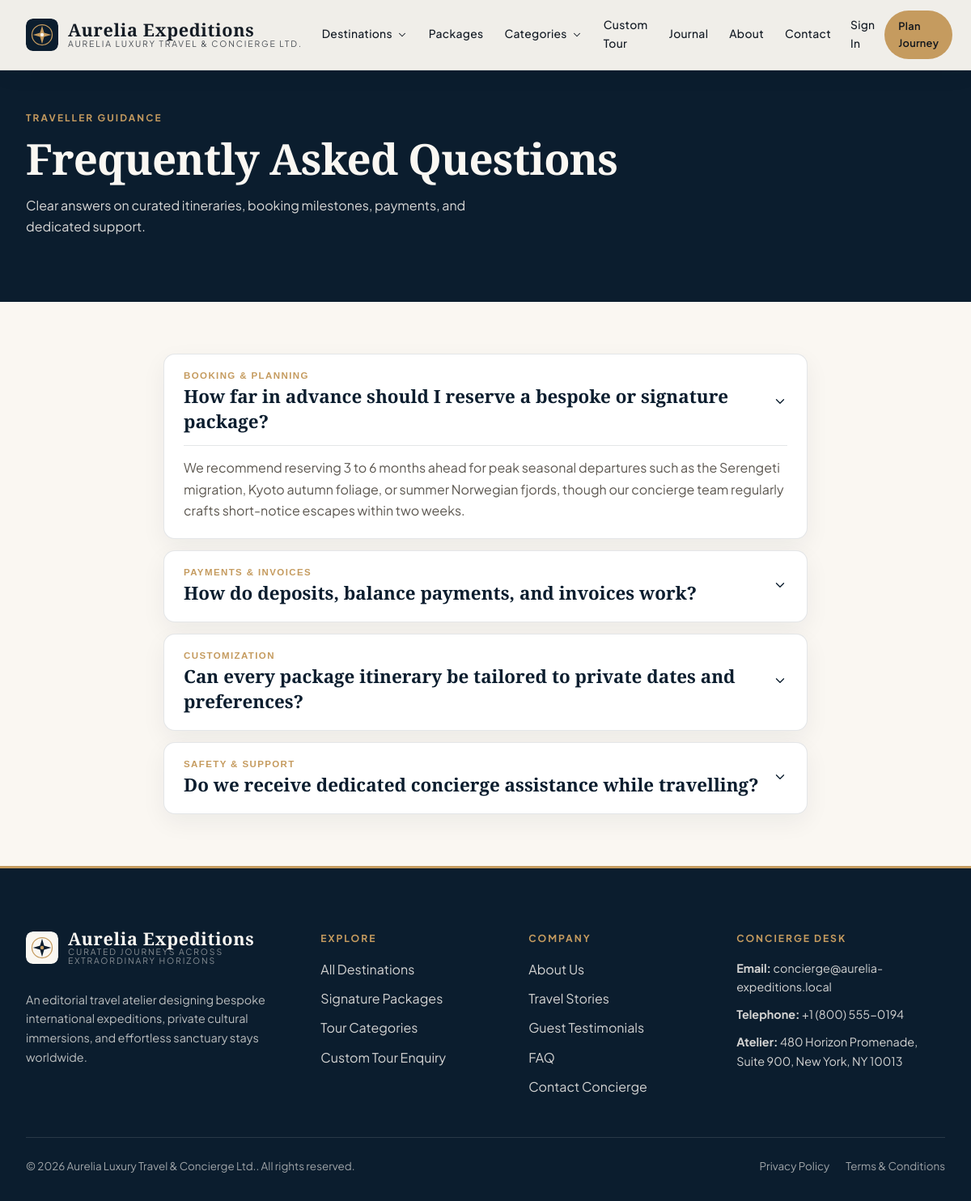
Page /faq on the committed database.
### tables this page shows
CREATE TABLE `website_menus` (
  `id` INT UNSIGNED NOT NULL AUTO_INCREMENT,
  `location` ENUM('header','footer_explore','footer_company','footer_legal') NOT NULL DEFAULT 'header',
  `parent_id` INT UNSIGNED NULL,
  `label` VARCHAR(80) NOT NULL,
  `url` VARCHAR(255) NOT NULL,
  `sort_order` INT NOT NULL DEFAULT 0,
  `is_active` TINYINT(1) NOT NULL DEFAULT 1,
  `open_new_tab` TINYINT(1) NOT NULL DEFAULT 0,
  `created_at` TIMESTAMP NOT NULL DEFAULT CURRENT_TIMESTAMP,
  `updated_at` TIMESTAMP NOT NULL DEFAULT CURRENT_TIMESTAMP ON UPDATE CURRENT_TIMESTAMP,
  PRIMARY KEY (`id`),
  CONSTRAINT `fk_menu_parent` FOREIGN KEY (`parent_id`) REFERENCES `website_menus` (`id`) ON DELETE CASCADE
);

CREATE TABLE `faqs` (
  `id` INT UNSIGNED NOT NULL AUTO_INCREMENT,
  `category` VARCHAR(80) NOT NULL DEFAULT 'General',
  `question` VARCHAR(255) NOT NULL,
  `answer` TEXT NOT NULL,
  `sort_order` INT NOT NULL DEFAULT 0,
  `is_active` TINYINT(1) NOT NULL DEFAULT 1,
  `created_at` TIMESTAMP NOT NULL DEFAULT CURRENT_TIMESTAMP,
  `updated_at` TIMESTAMP NOT NULL DEFAULT CURRENT_TIMESTAMP ON UPDATE CURRENT_TIMESTAMP,
  PRIMARY KEY (`id`)
);

### views/frontend/faq.php (the view)
<section class="page-hero">
    <div class="container-editorial">
        <span class="section-eyebrow">Traveller Guidance</span>
        <h1>Frequently Asked Questions</h1>
        <p style="max-width:600px;opacity:0.86;">Clear answers on curated itineraries, booking milestones, payments, and dedicated support.</p>
    </div>
</section>
<section class="section-pad-sm">
    <div class="container-editorial" style="max-width:860px;">
        <div style="display:flex;flex-direction:column;gap:14px;">
            <?php foreach ($faqs as $idx => $faq): ?>
                <div class="surface-card" style="padding:20px 24px;">
                    <button type="button" data-faq-trigger aria-expanded="<?= $idx === 0 ? 'true' : 'false' ?>"
                            style="width:100%;background:none;border:none;text-align:left;cursor:pointer;display:flex;justify-content:space-between;align-items:center;gap:16px;padding:0;">
                        <div>
                            <small style="display:block;font-size:0.72rem;text-transform:uppercase;letter-spacing:0.12em;color:var(--brand-accent);font-weight:700;margin-bottom:4px;"><?= e($faq['category']) ?></small>
                            <strong style="font-family:var(--font-display);font-size:1.4rem;color:var(--brand-primary);"><?= e($faq['question']) ?></strong>
                        </div>
                        <span style="color:var(--brand-primary);"><?= svg_icon('chevron-down', 18) ?></span>
                    </button>
                    <div style="<?= $idx === 0 ? 'display:block;' : 'display:none;' ?>margin-top:14px;padding-top:14px;border-top:1px solid var(--border-hairline);color:var(--ink-muted);">
                        <?= nl2br(e($faq['answer'])) ?>
                    </div>
                </div>
            <?php endforeach; ?>
        </div>
    </div>
</section>

### views/partials/icons.php (shortened to what the rows shown need)
<?php
function svg_icon(string $name, int $size = 18, string $class = ''): string
{
    $attrs = sprintf('width="%d" height="%d" viewBox="0 0 24 24" fill="none" stroke="currentColor" stroke-width="1.8" stroke-linecap="round" stroke-linejoin="round" class="icon-svg %s"', $size, $size, e($class));
    return "<svg {$attrs}>{$paths}</svg>";
}

### core/Router.php (shortened to what the rows shown need)
<?php
class Router
{
    private array $routes = [];
    public function addRoute(string $method, string $path, callable|array $handler, array $middleware = []): void
    {
        $normalized = '/' . trim($path, '/');
        if ($normalized !== '/') {
            $normalized = rtrim($normalized, '/');
        }
        $pattern = preg_replace('#\{([a-zA-Z_][a-zA-Z0-9_]*)\}#', '(?P<$1>[^/]+)', $normalized);
        $regex = '#^' . $pattern . '$#';
        $this->routes[] = [
            'method' => strtoupper($method),
            'path' => $normalized,
            'regex' => $regex,
            'handler' => $handler,
            'middleware' => $middleware,
        ];
    }
    public function dispatch(string $requestUri, string $requestMethod): void
    {
        $path = parse_url($requestUri, PHP_URL_PATH) ?? '/';
        $basePath = base_path();
        if ($basePath !== '' && str_starts_with($path, $basePath)) {
            $path = substr($path, strlen($basePath));
        }
        $path = '/' . trim($path, '/');
        if ($path !== '/') {
            $path = rtrim($path, '/');
        }
        $method = strtoupper($requestMethod);
        foreach ($this->routes as $route) {
            if ($route['method'] !== $method) {
                continue;
            }
            if (preg_match($route['regex'], $path, $matches)) {
                $params = [];
                $handler = $route['handler'];
                if (is_array($handler)) {
                    [$controllerClass, $action] = $handler;
                    $controller = new $controllerClass();
                    $controller->$action($params);
                    return;
                }
                return;
            }
        }
    }
}

### views/partials/frontend-header.php (shortened to what the rows shown need)
<?php
$cmsModel = new \App\Models\Cms();
$headerMenus = $cmsModel->menus('header');
$currentUser = \Core\Auth::user();
$isSolid = $isSolidHeader ?? false;
?>
<header class="site-header <?= $isSolid ? 'header-solid' : '' ?>">
    <div class="container-editorial header-inner">
        <a href="<?= url('/') ?>" class="brand-lockup" aria-label="<?= e(brand('website_name')) ?>">
            <img src="<?= e($isSolid ? brand_logo('primary') : brand_logo('light')) ?>" alt="<?= e(brand('website_name')) ?>">
            <div class="brand-wordmark">
                <strong><?= e(brand('website_name')) ?></strong>
                <span><?= e(brand('company_name')) ?></span>
            </div>
        </a>
        <nav class="nav-primary" aria-label="Main Navigation">
            <?php foreach ($headerMenus as $menu):
                $hasMega = in_array($menu['url'], ['/destinations', '/categories'], true);
            ?>
                <div class="nav-item">
                    <a href="<?= url($menu['url']) ?>" class="nav-link <?= is_active_nav($menu['url']) ?>">
                        <?= e($menu['label']) ?>
                        <?php if ($hasMega): ?>
                            <?= svg_icon('chevron-down', 14) ?>
                        <?php endif; ?>
                    </a>
                </div>
            <?php endforeach; ?>
        </nav>
        <div class="header-actions">
            <?php if ($currentUser): ?>
                <a href="<?= e(\Core\Auth::dashboardUrl($currentUser)) ?>" class="btn-brand btn-brand-accent btn-sm-pill">
                    My Portal
                </a>
            <?php else: ?>
                <a href="<?= url('/login') ?>" class="nav-link" style="font-size:0.86rem;">Sign In</a>
                <a href="<?= url('/custom-enquiry') ?>" class="btn-brand btn-brand-accent btn-sm-pill">Plan Journey</a>
            <?php endif; ?>
        </div>
    </div>
</header>

### views/partials/frontend-footer.php (shortened to what the rows shown need)
<?php
$cmsModel = new \App\Models\Cms();
$exploreLinks = $cmsModel->menus('footer_explore');
$companyLinks = $cmsModel->menus('footer_company');
$legalLinks = $cmsModel->menus('footer_legal');
?>
<footer class="site-footer">
    <div class="container-editorial">
        <div class="footer-grid">
            <div>
                <a href="<?= url('/') ?>" class="brand-lockup" style="margin-bottom:16px;">
                    <img src="<?= e(brand_logo('light')) ?>" alt="<?= e(brand('website_name')) ?>">
                    <div class="brand-wordmark">
                        <strong style="color:#FAF7F2;"><?= e(brand('website_name')) ?></strong>
                        <span style="color:rgba(250,247,242,0.7);"><?= e(brand('website_tagline')) ?></span>
                    </div>
                </a>
                <p style="font-size:0.9rem;color:rgba(250,247,242,0.74);max-width:340px;">
                    <?= e(brand('company_description')) ?>
                </p>
            </div>
            <div>
                <div class="footer-heading">Explore</div>
                <ul class="footer-links">
                    <?php foreach ($exploreLinks as $link): ?>
                        <li><a href="<?= url($link['url']) ?>"><?= e($link['label']) ?></a></li>
                    <?php endforeach; ?>
                </ul>
            </div>
            <div>
                <div class="footer-heading">Company</div>
                <ul class="footer-links">
                    <?php foreach ($companyLinks as $link): ?>
                        <li><a href="<?= url($link['url']) ?>"><?= e($link['label']) ?></a></li>
                    <?php endforeach; ?>
                </ul>
            </div>
            <div>
                <div class="footer-heading">Concierge Desk</div>
                <ul class="footer-links" style="font-size:0.9rem;">
                    <li><strong>Email:</strong> <a href="mailto:<?= e(brand('contact_email')) ?>"><?= e(brand('contact_email')) ?></a></li>
                    <li><strong>Telephone:</strong> <a href="tel:<?= e(brand('contact_number')) ?>"><?= e(brand('contact_number')) ?></a></li>
                    <li><strong>Atelier:</strong> <?= e(brand('company_address')) ?></li>
                </ul>
            </div>
        </div>
        <div class="footer-bottom">
            <div>&copy; <?= date('Y') ?> <?= e(brand('company_name')) ?>. All rights reserved.</div>
            <div style="display:flex;gap:20px;">
                <?php foreach ($legalLinks as $link): ?>
                    <a href="<?= url($link['url']) ?>"><?= e($link['label']) ?></a>
                <?php endforeach; ?>
            </div>
        </div>
    </div>
</footer>

### rows in the picture
website_menus: label "Destinations"
website_menus: label "Packages"
website_menus: label "Categories"
website_menus: label "Custom Tour"
website_menus: label "Journal"
website_menus: label "About"
website_menus: label "Contact"
faqs: category "BOOKING & PLANNING", question "How far in advance should I reserve a bespoke or signature package?", answer "We recommend reserving 3 to 6 months ahead for peak seasonal departures such as the Serengeti migration, Kyoto autumn foliage, or summer Norwegian fjords, though our concierge team regularly crafts short-notice escapes within two weeks."
faqs: category "PAYMENTS & INVOICES", question "How do deposits, balance payments, and invoices work?"
faqs: category "CUSTOMIZATION", question "Can every package itinerary be tailored to private dates and preferences?"
faqs: category "SAFETY & SUPPORT", question "Do we receive dedicated concierge assistance while travelling?"
website_menus: label "All Destinations"
website_menus: label "Signature Packages"
website_menus: label "Tour Categories"
website_menus: label "Custom Tour Enquiry"
website_menus: label "About Us"
website_menus: label "Travel Stories"
website_menus: label "Guest Testimonials"
website_menus: label "FAQ"
website_menus: label "Contact Concierge"
website_menus: label "Privacy Policy"
website_menus: label "Terms & Conditions"
